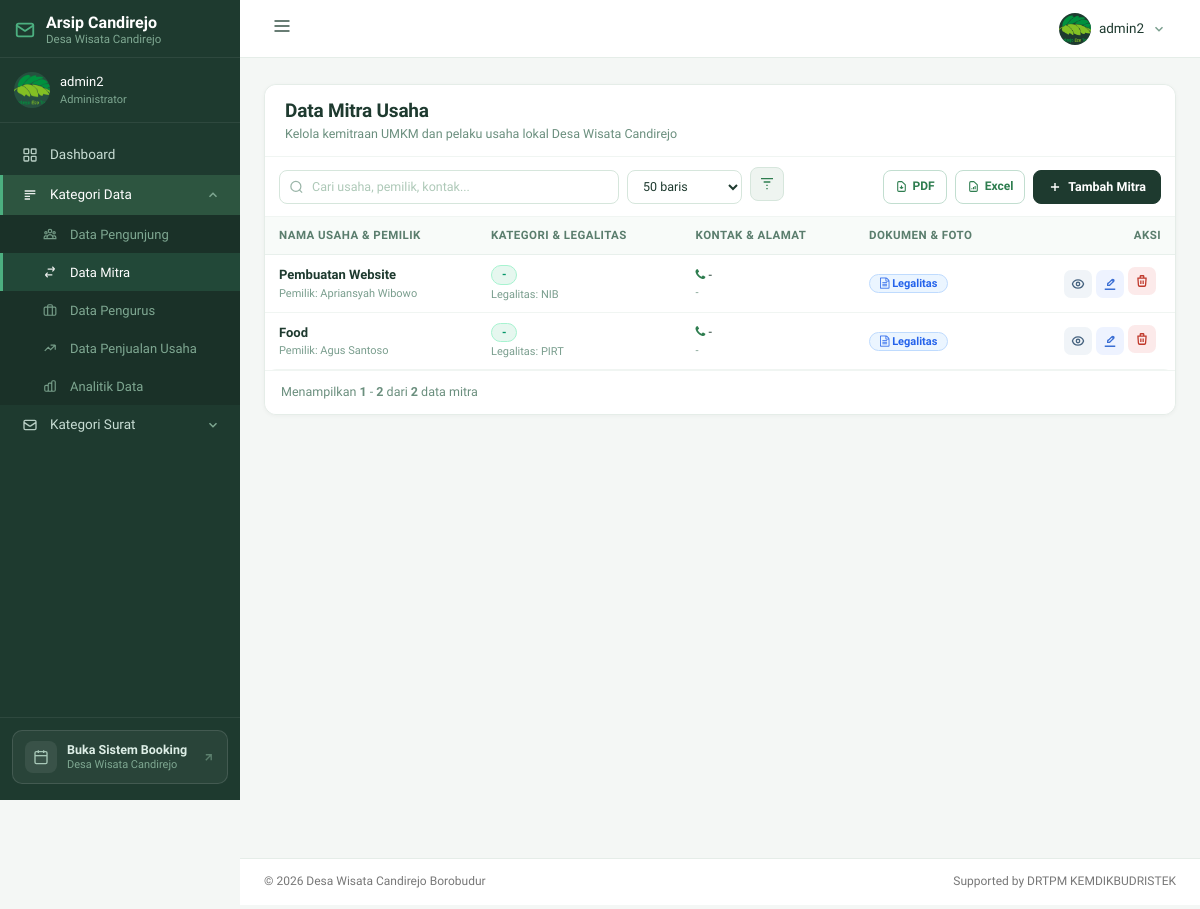
Page /admin/datamitra.php (signed in) on the committed database.
### tables this page shows
CREATE TABLE `tb_data_mitra` (
  `id` int(11) NOT NULL,
  `nama_pemilik` varchar(100) NOT NULL,
  `nama_usaha` varchar(100) NOT NULL,
  `alamat` text NOT NULL,
  `nomor_telp` varchar(20) NOT NULL,
  `legalitas_usaha` text NOT NULL,
  `bukti_legalitas` varchar(255) DEFAULT NULL,
  `foto_kegiatan` text DEFAULT NULL,
  `kategori_usaha` enum('UMKM','Local Guide','Catering','Dokar','Homestay','Kerajinan') DEFAULT NULL
);

### admin/datamitra.php (the view, shortened to what the rows shown need)
<?php
include "../koneksi/koneksi.php";
$where_mitra = "WHERE 1=1";
$allowed_per_page = [10, 15, 25, 50, 100];
$per_page = isset($_GET['per_page']) && in_array((int)$_GET['per_page'], $allowed_per_page) ? (int)$_GET['per_page'] : 50;
$count_query = mysqli_query($db, "SELECT COUNT(*) as total FROM tb_data_mitra $where_mitra");
$count_row   = mysqli_fetch_assoc($count_query);
$total_data  = (int)($count_row['total'] ?? 0);
$total_pages = max(1, (int)ceil($total_data / $per_page));
$page        = isset($_GET['page']) ? max(1, min($total_pages, (int)$_GET['page'])) : 1;
$offset      = ($page - 1) * $per_page;
$sql_mitra   = "SELECT * FROM tb_data_mitra $where_mitra ORDER BY id DESC LIMIT $per_page OFFSET $offset";
$query_mitra = mysqli_query($db, $sql_mitra);
$mitras = [];
while ($r = mysqli_fetch_assoc($query_mitra)) {
    $mitras[] = $r;
}
?>
<!DOCTYPE html>
<html lang="id">
<head>
  <link href="../assets/vendors/bootstrap/dist/css/bootstrap.min.css" rel="stylesheet">
  <link href="../assets/vendors/font-awesome/css/font-awesome.min.css" rel="stylesheet">
  <link href="../assets/vendors/nprogress/nprogress.css" rel="stylesheet">
  <link href="../assets/build/css/custom.min.css" rel="stylesheet">
  <link href="css/modern_admin.css?v=2.3" rel="stylesheet">
  <link href="css/tabel_modern.css?v=2.3" rel="stylesheet">
  <link rel="stylesheet" href="https://cdn.jsdelivr.net/npm/sweetalert2@11/dist/sweetalert2.min.css">
</head>
<body class="nav-md">
  <div class="container body">
    <div class="main_container">
      <?php include("sidebarmenu.php"); ?>
      <?php include("header.php"); ?>
      <div class="right_col" role="main">
        <div class="">
          <div class="card booking-card">
            <div class="card-header-table">
              <div>
                <h1>Data Mitra Usaha</h1>
              </div>
            </div>
            <div class="table-wrapper">
              <table class="tabel-booking" id="tabelMitra">
                <thead>
                  <tr>
                    <th>NAMA USAHA &amp; PEMILIK</th>
                    <th>KATEGORI &amp; LEGALITAS</th>
                    <th>KONTAK &amp; ALAMAT</th>
                    <th>DOKUMEN &amp; FOTO</th>
                    <th style="text-align:right; padding-right:16px;">AKSI</th>
                  </tr>
                </thead>
                <tbody>
                  <?php if (empty($mitras)): ?>
                  <tr class="empty-row">
                    <td colspan="5" style="text-align:center; padding: 36px 14px; color:#9ab5a8;">
                      <svg xmlns="http://www.w3.org/2000/svg" width="28" height="28" fill="none" viewBox="0 0 24 24" stroke="currentColor" stroke-width="1.5" style="margin-bottom:6px; display:inline-block;"><path d="M9 5H7a2 2 0 00-2 2v12a2 2 0 002 2h10a2 2 0 002-2V7a2 2 0 00-2-2h-2M9 5a2 2 0 002 2h2a2 2 0 002-2M9 5a2 2 0 012-2h2a2 2 0 012 2"/></svg>
                      <div style="font-size:13px;">Tidak ada data mitra usaha yang sesuai.</div>
                    </td>
                  </tr>
                  <?php else: foreach ($mitras as $data):
                    $nama_usaha   = !empty($data['nama_usaha']) ? htmlspecialchars($data['nama_usaha']) : '-';
                    $nama_pemilik = !empty($data['nama_pemilik']) ? htmlspecialchars($data['nama_pemilik']) : '-';
                    $kategori_u   = !empty($data['kategori_usaha']) ? htmlspecialchars($data['kategori_usaha']) : '-';
                    $legalitas    = !empty($data['legalitas_usaha']) ? htmlspecialchars($data['legalitas_usaha']) : '-';
                    $alamat       = !empty($data['alamat']) ? htmlspecialchars($data['alamat']) : '-';
                    $no_telp      = !empty($data['nomor_telp']) ? htmlspecialchars($data['nomor_telp']) : '-';
                  ?>
                  <tr>
                    <td>
                      <div style="font-weight: 600; color: #1e3a2f; font-size: 13px;"><?php echo $nama_usaha; ?></div>
                      <div style="font-size: 11px; color: #7a9e8e; margin-top: 1px;">Pemilik: <?php echo $nama_pemilik; ?></div>
                    </td>
                    <td>
                      <span class="badge badge-green"><?php echo $kategori_u; ?></span>
                      <div style="font-size: 11px; color: #7a9e8e; margin-top: 2px;">Legalitas: <?php echo $legalitas; ?></div>
                    </td>
                    <td>
                      <div style="font-weight: 500; font-size: 12.5px; color: #1e3a2f;"><i class="fa fa-phone" style="color:#2e7d4f;"></i> <?php echo $no_telp; ?></div>
                      <div style="font-size: 11px; color: #7a9e8e; margin-top: 1px; max-width: 240px;"><?php echo $alamat; ?></div>
                    </td>
                    <td>
                      <div style="display: flex; align-items: center; gap: 6px;">
                        <?php if (!empty($data['bukti_legalitas'])): ?>
                          <a href="../<?php echo htmlspecialchars($data['bukti_legalitas']); ?>" target="_blank" class="badge badge-blue" style="text-decoration:none; font-size:10.5px; padding:3px 8px;" title="Bukti Legalitas">
                            <i class="fa fa-file-text-o"></i> Legalitas
                          </a>
                        <?php endif; ?>
                      </div>
                    </td>
                    <td style="text-align:right; padding-right:16px;">
                      <div class="btn-action-wrap">
                        <a href="detail-mitra.php?id=<?php echo urlencode($data['id']); ?>" class="btn-icon btn-detail" data-tooltip="Detail Mitra" title="Detail Mitra">
                          <svg xmlns="http://www.w3.org/2000/svg" width="14" height="14" fill="none" viewBox="0 0 24 24" stroke="currentColor" stroke-width="2.2"><path d="M15 12a3 3 0 11-6 0 3 3 0 016 0z"/><path d="M2.458 12C3.732 7.943 7.523 5 12 5c4.478 0 8.268 2.943 9.542 7-1.274 4.057-5.064 7-9.542 7-4.477 0-8.268-2.943-9.542-7z"/></svg>
                        </a>
                        <a href="editmitra.php?id=<?php echo urlencode($data['id']); ?>" class="btn-icon btn-edit" data-tooltip="Edit Data" title="Edit Data">
                          <svg xmlns="http://www.w3.org/2000/svg" width="14" height="14" fill="none" viewBox="0 0 24 24" stroke="currentColor" stroke-width="2.2"><path d="M15.232 5.232l3.536 3.536M9 11l6.364-6.364a2 2 0 112.828 2.828L11.828 13.828a2 2 0 01-1.414.586H8v-2.414a2 2 0 01.586-1.414z"/><path d="M3 21h18"/></svg>
                        </a>
                        <button type="button" class="btn-icon btn-hapus" data-tooltip="Hapus Mitra" title="Hapus Mitra" onclick="konfirmasiHapus(<?php echo (int)$data['id']; ?>, '<?php echo htmlspecialchars($data['nama_usaha'] ?? '', ENT_QUOTES); ?>')">
                          <svg xmlns="http://www.w3.org/2000/svg" width="14" height="14" fill="none" viewBox="0 0 24 24" stroke="currentColor" stroke-width="2.2"><path d="M19 7l-.867 12.142A2 2 0 0116.138 21H7.862a2 2 0 01-1.995-1.858L5 7m5 4v6m4-6v6m1-10V4a1 1 0 00-1-1h-4a1 1 0 00-1 1v3M4 7h16"/></svg>
                        </button>
                      </div>
                    </td>
                  </tr>
                  <?php endforeach; endif; ?>
                </tbody>
              </table>
            </div>
          </div>
        </div>
      </div>
    </div>
  </div>
</body>
</html>

### admin/sidebarmenu.php (shortened to what the rows shown need)
<?php
include '../koneksi/koneksi.php';
$admin_login = null;
if (!empty($_SESSION['id'])) {
    $sql         = "SELECT * FROM tb_admin WHERE id_admin='" . mysqli_real_escape_string($db, $_SESSION['id']) . "'";
    $query       = mysqli_query($db, $sql);
    $admin_login = mysqli_fetch_array($query);
}
$nama_admin = isset($_SESSION['nama']) ? $_SESSION['nama'] : 'Admin';
$initials   = strtoupper(substr($nama_admin, 0, 1));
?>
<link rel="stylesheet" href="css/modern_admin.css?v=2.3">
<link rel="stylesheet" href="css/tabel_modern.css?v=2.3">
<aside class="booking-sidebar admin-sidebar" id="bookingSidebar">
  <div class="sidebar-profile">
    <div class="profile-avatar">
      <?php if (!empty($admin_login['gambar'])): ?>
        <img src="images/<?php echo htmlspecialchars($admin_login['gambar']); ?>" alt="<?php echo htmlspecialchars($nama_admin); ?>">
      <?php else: ?>
        <span class="avatar-initials"><?php echo $initials; ?></span>
      <?php endif; ?>
    </div>
  </div>
</aside>

### admin/header.php (shortened to what the rows shown need)
<?php
include '../koneksi/koneksi.php';
$admin_login = null;
if (!empty($_SESSION['id'])) {
    $sql         = "SELECT * FROM tb_admin WHERE id_admin='" . mysqli_real_escape_string($db, $_SESSION['id']) . "'";
    $query       = mysqli_query($db, $sql);
    $admin_login = mysqli_fetch_array($query);
}
$nama_admin  = isset($_SESSION['nama']) ? $_SESSION['nama'] : 'Admin';
$initials    = strtoupper(substr($nama_admin, 0, 1));
?>
  <link href="/admin/css/form_modern.css" rel="stylesheet">
  <link href="/admin/css/detail_modern.css" rel="stylesheet">
  <link href="/admin/css/tabel_modern.css" rel="stylesheet">
  <link href="/admin/css/modern_admin.css" rel="stylesheet">
<header class="booking-header admin-header" id="bookingHeader">
  <div class="header-right">
    <div class="header-user" id="adminUserDropdownBtn">
      <div class="user-avatar">
        <?php if (!empty($admin_login['gambar'])): ?>
          <img src="images/<?php echo htmlspecialchars($admin_login['gambar']); ?>" alt="<?php echo htmlspecialchars($nama_admin); ?>">
        <?php else: ?>
          <span class="user-initials"><?php echo $initials; ?></span>
        <?php endif; ?>
      </div>
    </div>
  </div>
</header>

### rows in the picture
tb_data_mitra: nama_usaha "Pembuatan Website", nama_pemilik "Apriansyah Wibowo", kategori_usaha "-", legalitas_usaha "NIB", nomor_telp "-", alamat "-"
tb_data_mitra: nama_usaha "Food", nama_pemilik "Agus Santoso", kategori_usaha "-", legalitas_usaha "PIRT", nomor_telp "-", alamat "-"

### other values in the picture
$nama_admin "admin2"
$offset + 1 "1"
min($offset + $per_page, $total_data) "2"
$total_data "2"
